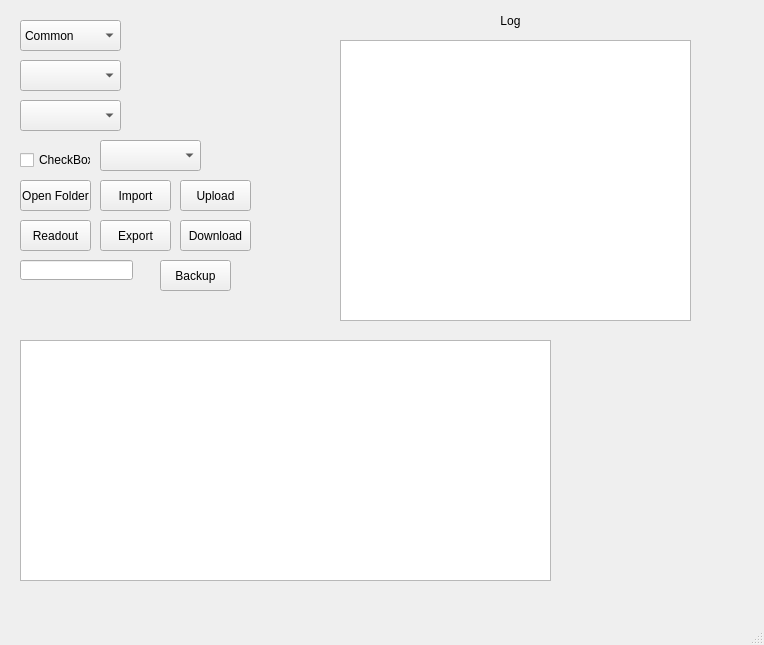
<?xml version="1.0" encoding="UTF-8"?>
<ui version="4.0">
 <class>MainWindow</class>
 <widget class="QMainWindow" name="MainWindow">
  <property name="geometry">
   <rect>
    <x>0</x>
    <y>0</y>
    <width>764</width>
    <height>645</height>
   </rect>
  </property>
  <property name="windowTitle">
   <string>MainWindow</string>
  </property>
  <widget class="QWidget" name="centralwidget">
   <widget class="QPushButton" name="OpenFolder">
    <property name="geometry">
     <rect>
      <x>20</x>
      <y>180</y>
      <width>71</width>
      <height>31</height>
     </rect>
    </property>
    <property name="text">
     <string>Open Folder</string>
    </property>
   </widget>
   <widget class="QCheckBox" name="checkBox">
    <property name="geometry">
     <rect>
      <x>20</x>
      <y>150</y>
      <width>71</width>
      <height>20</height>
     </rect>
    </property>
    <property name="text">
     <string>CheckBox</string>
    </property>
   </widget>
   <widget class="QComboBox" name="BoardNo">
    <property name="geometry">
     <rect>
      <x>20</x>
      <y>20</y>
      <width>101</width>
      <height>31</height>
     </rect>
    </property>
    <item>
     <property name="text">
      <string>Common</string>
     </property>
    </item>
    <item>
     <property name="text">
      <string>Board-1</string>
     </property>
    </item>
    <item>
     <property name="text">
      <string>Board-2</string>
     </property>
    </item>
    <item>
     <property name="text">
      <string>Board-3</string>
     </property>
    </item>
    <item>
     <property name="text">
      <string>Board-4</string>
     </property>
    </item>
   </widget>
   <widget class="QComboBox" name="RecipeType">
    <property name="geometry">
     <rect>
      <x>20</x>
      <y>60</y>
      <width>101</width>
      <height>31</height>
     </rect>
    </property>
   </widget>
   <widget class="QComboBox" name="SubType">
    <property name="geometry">
     <rect>
      <x>20</x>
      <y>100</y>
      <width>101</width>
      <height>31</height>
     </rect>
    </property>
   </widget>
   <widget class="QComboBox" name="BackupFileList">
    <property name="geometry">
     <rect>
      <x>100</x>
      <y>140</y>
      <width>101</width>
      <height>31</height>
     </rect>
    </property>
   </widget>
   <widget class="QPushButton" name="Readout">
    <property name="geometry">
     <rect>
      <x>20</x>
      <y>220</y>
      <width>71</width>
      <height>31</height>
     </rect>
    </property>
    <property name="text">
     <string>Readout</string>
    </property>
   </widget>
   <widget class="QPushButton" name="Import">
    <property name="geometry">
     <rect>
      <x>100</x>
      <y>180</y>
      <width>71</width>
      <height>31</height>
     </rect>
    </property>
    <property name="text">
     <string>Import</string>
    </property>
   </widget>
   <widget class="QPushButton" name="Export">
    <property name="geometry">
     <rect>
      <x>100</x>
      <y>220</y>
      <width>71</width>
      <height>31</height>
     </rect>
    </property>
    <property name="text">
     <string>Export</string>
    </property>
   </widget>
   <widget class="QPushButton" name="Download">
    <property name="geometry">
     <rect>
      <x>180</x>
      <y>220</y>
      <width>71</width>
      <height>31</height>
     </rect>
    </property>
    <property name="text">
     <string>Download</string>
    </property>
   </widget>
   <widget class="QPushButton" name="Upload">
    <property name="geometry">
     <rect>
      <x>180</x>
      <y>180</y>
      <width>71</width>
      <height>31</height>
     </rect>
    </property>
    <property name="text">
     <string>Upload</string>
    </property>
   </widget>
   <widget class="QColumnView" name="ReadoutTable">
    <property name="geometry">
     <rect>
      <x>20</x>
      <y>340</y>
      <width>531</width>
      <height>241</height>
     </rect>
    </property>
   </widget>
   <widget class="QTextEdit" name="Log">
    <property name="geometry">
     <rect>
      <x>340</x>
      <y>40</y>
      <width>351</width>
      <height>281</height>
     </rect>
    </property>
   </widget>
   <widget class="QLineEdit" name="RecipeName">
    <property name="geometry">
     <rect>
      <x>20</x>
      <y>260</y>
      <width>113</width>
      <height>20</height>
     </rect>
    </property>
   </widget>
   <widget class="QPushButton" name="Backup">
    <property name="geometry">
     <rect>
      <x>160</x>
      <y>260</y>
      <width>71</width>
      <height>31</height>
     </rect>
    </property>
    <property name="text">
     <string>Backup</string>
    </property>
   </widget>
   <widget class="QLabel" name="label">
    <property name="geometry">
     <rect>
      <x>470</x>
      <y>10</y>
      <width>81</width>
      <height>21</height>
     </rect>
    </property>
    <property name="layoutDirection">
     <enum>Qt::LeftToRight</enum>
    </property>
    <property name="text">
     <string>Log</string>
    </property>
    <property name="alignment">
     <set>Qt::AlignCenter</set>
    </property>
   </widget>
  </widget>
  <widget class="QMenuBar" name="menubar">
   <property name="geometry">
    <rect>
     <x>0</x>
     <y>0</y>
     <width>764</width>
     <height>22</height>
    </rect>
   </property>
  </widget>
  <widget class="QStatusBar" name="statusbar"/>
 </widget>
 <resources/>
 <connections/>
</ui>
